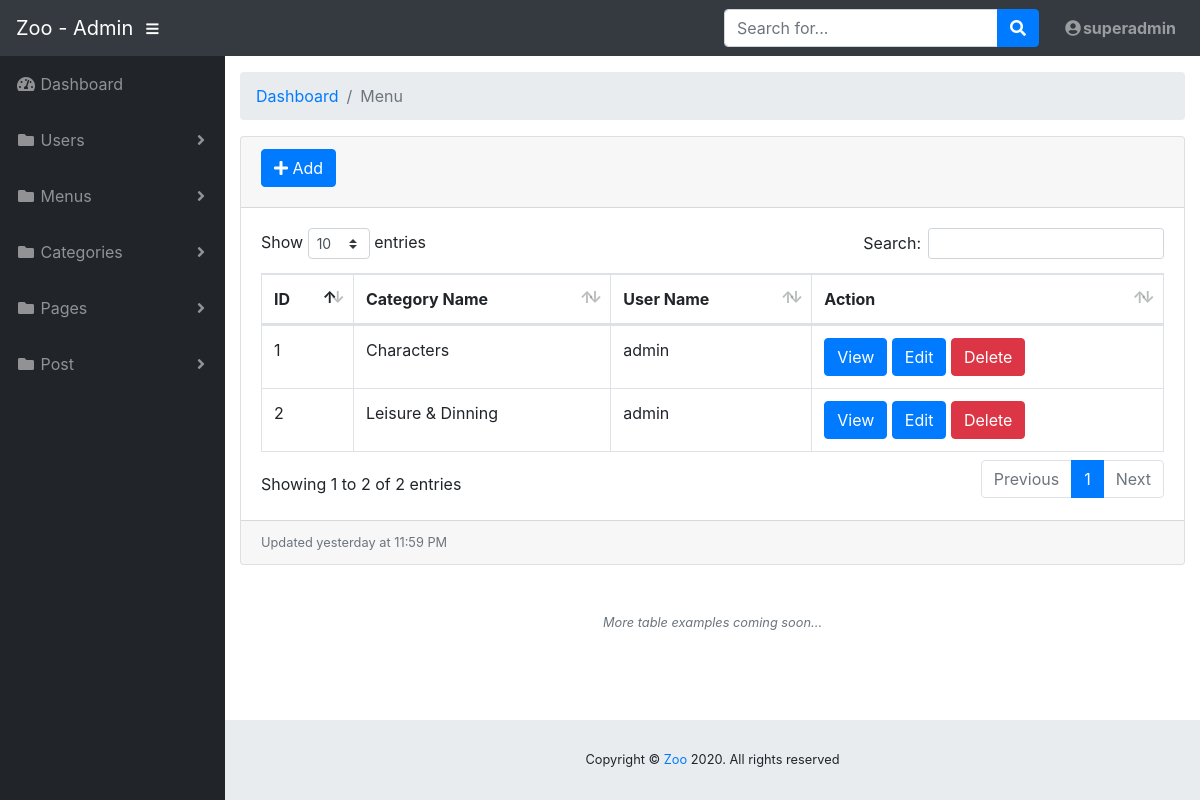
/admin/menu/list.php (signed in), run on the app's committed database.
### tables this page shows
CREATE TABLE `category` (
  `id` int(11) NOT NULL,
  `cate_name` varchar(250) NOT NULL,
  `parent_id` int(11) NOT NULL DEFAULT '0',
  `user` int(11) NOT NULL,
  `status` int(11) NOT NULL DEFAULT '1'
);

CREATE TABLE `users` (
  `user_id` int(11) NOT NULL,
  `username` varchar(250) NOT NULL,
  `password` varchar(250) NOT NULL,
  `role_id` int(11) NOT NULL DEFAULT '2',
  `status` int(1) NOT NULL DEFAULT '1'
);

### admin/menu/list.php (the view, shortened to what this page needs)
<!DOCTYPE html>
<html lang="en">
<head>
  <link href="../vendor/fontawesome-free/css/all.min.css" rel="stylesheet" type="text/css">
  <link href="../vendor/datatables/dataTables.bootstrap4.css" rel="stylesheet">
  <link href="../css/sb-admin.css" rel="stylesheet">
</head>
<body id="page-top">
  <nav class="navbar navbar-expand navbar-dark bg-dark static-top">
    <a class="navbar-brand mr-1" href="../index.php">Zoo - Admin</a>
    <button class="btn btn-link btn-sm text-white order-1 order-sm-0" id="sidebarToggle" href="#">
      <i class="fas fa-bars"></i>
    </button>
    <form class="d-none d-md-inline-block form-inline ml-auto mr-0 mr-md-3 my-2 my-md-0">
      <div class="input-group">
        <input type="text" class="form-control" placeholder="Search for..." aria-label="Search" aria-describedby="basic-addon2">
        <div class="input-group-append">
          <button class="btn btn-primary" type="button">
            <i class="fas fa-search"></i>
          </button>
        </div>
      </div>
    </form>
    <ul class="navbar-nav ml-auto ml-md-0">
      <li class="nav-item dropdown no-arrow">
        <a class="nav-link dropdown-toggle" href="#" id="userDropdown" role="button" data-toggle="dropdown" aria-haspopup="true" aria-expanded="false">
          <i class="fas fa-user-circle fa-fw"></i><b><?=$_SESSION['user']['username']?></b>
        </a>
      </li>
    </ul>
  </nav>
  <div id="wrapper">
    <ul class="sidebar navbar-nav">
      <li class="nav-item">
        <a class="nav-link" href="../index.php">
          <i class="fas fa-fw fa-tachometer-alt"></i>
          <span>Dashboard</span>
        </a>
      </li>
      <?php
      if ($_SESSION['user']["role"] == 1) { ?>
      <li class="nav-item dropdown">
        <a class="nav-link dropdown-toggle" href="#" id="pagesDropdown" role="button" data-toggle="dropdown" aria-haspopup="true" aria-expanded="false">
          <i class="fas fa-fw fa-folder"></i>
          <span>Users</span>
        </a>
      </li>
      <?php
      } else {
        echo "<li></li>";
      }
      ?>
      <li class="nav-item dropdown">
        <a class="nav-link dropdown-toggle" href="#" id="pagesDropdown" role="button" data-toggle="dropdown" aria-haspopup="true" aria-expanded="false">
          <i class="fas fa-fw fa-folder"></i>
          <span>Menus</span>
        </a>
      </li>
      <li class="nav-item dropdown">
        <a class="nav-link dropdown-toggle" href="#" id="pagesDropdown" role="button" data-toggle="dropdown" aria-haspopup="true" aria-expanded="false">
          <i class="fas fa-fw fa-folder"></i>
          <span>Categories</span>
        </a>
      </li>
      <li class="nav-item dropdown">
        <a class="nav-link dropdown-toggle" href="#" id="pagesDropdown" role="button" data-toggle="dropdown" aria-haspopup="true" aria-expanded="false">
          <i class="fas fa-fw fa-folder"></i>
          <span>Pages</span>
        </a>
      </li>
      <li class="nav-item dropdown">
        <a class="nav-link dropdown-toggle" href="#" id="pagesDropdown" role="button" data-toggle="dropdown" aria-haspopup="true" aria-expanded="false">
          <i class="fas fa-fw fa-folder"></i>
          <span>Post</span>
        </a>
      </li>
    </ul>
    <div id="content-wrapper">
      <div class="container-fluid">
        <ol class="breadcrumb">
          <li class="breadcrumb-item">
            <a href="../index.php">Dashboard</a>
          </li>
          <li class="breadcrumb-item active">Menu</li>
        </ol>
        <div class="card mb-3">
          <div class="card-header">
          <button class="btn btn-primary mb-2" type="button">
              <i class="fa fa-plus" aria-hidden="true"> </i><a class="text-white" href="./create.php"> Add</a>
            </button></div>
          <div class="card-body">
            <div class="table-responsive">
              <table class="table table-bordered" id="dataTable" width="100%" cellspacing="0">
                <thead>
                  <tr>
                    <th>ID</th>
                    <th>Category Name</th>
                    <th>User Name</th>
                    <th>Action</th>
                  </tr>
                </thead>
                <tbody>
                  <?php
                      $conn = conn_db();
                      $sql = "SELECT * FROM category inner join users on category.user = users.user_id WHERE parent_id = 0 && category.status = 1";
                      $result = mysqli_query($conn, $sql);
                      if (mysqli_num_rows($result) > 0) {
                          $i = 1;
                          while ($row = mysqli_fetch_assoc($result)) {
                          ?>
                          <tr>
                              <td><?php echo $i++;  ?></td>
                              <td><?= $row['cate_name'] ?></td>
                              <td><?= $row['username'] ?></td>
                              <td>
                              <button class="btn btn-primary" type="button"><a class="text-white" href="<?="./view.php?id={$row['id']}" ?>" target="_blank"> View </a></button>
                              <button class="btn btn-primary" type="button"><a class="text-white" href="<?="./edit.php?id={$row['id']}" ?>" target="_blank"> Edit </a></button>
                              <button class="btn btn-danger" type="button"><a class="text-white" href="<?="./delete.php?id={$row['id']}" ?>" target="_blank" onclick="return confirm('Are you sure you want to delete this item?');"> Delete </button>
                          </td>
                          </tr>
                          <?php
                          }
                      }
                  ?>
              </tbody>
              </table>
            </div>
          </div>
          <div class="card-footer small text-muted">Updated yesterday at 11:59 PM</div>
        </div>
        <p class="small text-center text-muted my-5">
          <em>More table examples coming soon...</em>
        </p>
      </div>
      <footer class="sticky-footer">
        <div class="container my-auto">
          <div class="copyright text-center my-auto">
            <span>Copyright © <a href="#">Zoo</a> 2020. </span>All rights reserved
          </div>
        </div>
      </footer>
    </div>
  </div>
</body>
</html>

### data on the page
category: cate_name "Characters", users.username "admin"
category: cate_name "Leisure & Dinning", users.username "admin"

### other printed values
$_SESSION['user']['username'] "superadmin"
